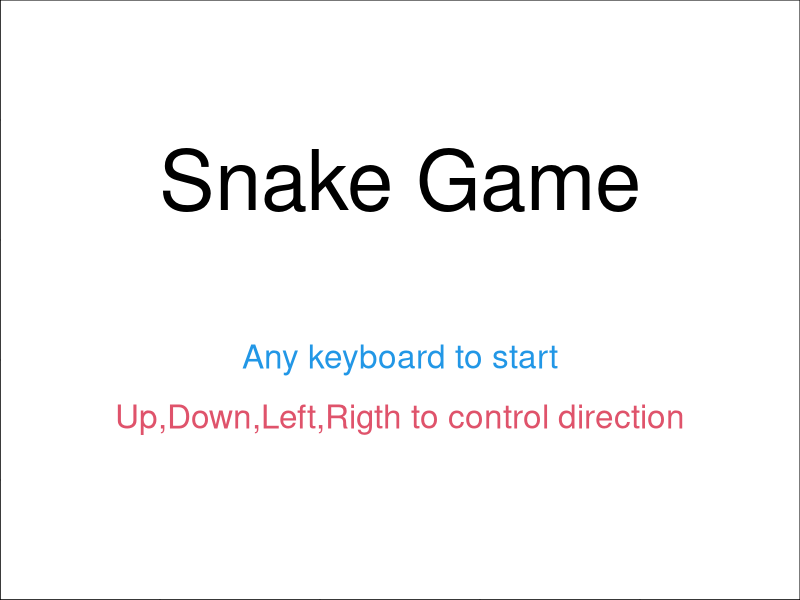

R code for this plot:
## Platform setup
if (.Platform$OS.type == "windows") x11() else x11(type = "Xlib")


## Initialize the environment variable
init<-function(){
  e<<-new.env()
  e$stage<-0 ## Scene
  e$width<-e$height<-20  ## Grid segmentation
  e$step<-1/e$width ## Distance moved per unit time
  e$m<-matrix(rep(0,e$width*e$height),nrow=e$width)  ## Dot-matrix
  e$dir<-e$lastd<-'up' ## Direction of movement
  e$head<-c(2,2) ## Start position
  e$lastx<-e$lasty<-2 ## Initialize the head of the snake
  e$tail<-data.frame(x=c(),y=c()) ## Initialize the tail of the snake
  
  e$col_furit<-2 ## Fruit color
  e$col_head<-4 ## Snake head color
  e$col_tail<-8 ## Snake tail color
  e$col_path<-0 ## path color
}


## Get the index value of the matrix
index<-function(col) which(e$m==col)

## Being in the game
stage1<-function(){
  e$stage<-1
  
  ## Randomized fruit position
  furit<-function(){
    if(length(index(e$col_furit))<=0){ ## Nonexistent position
      idx<-sample(index(e$col_path),1)
      
      fx<-ifelse(idx%%e$width==0,10,idx%%e$width)
      fy<-ceiling(idx/e$height)
      e$m[fx,fy]<-e$col_furit
      
      print(paste("furit idx",idx))
      print(paste("furit axis:",fx,fy))
    }
  }
  
  
  ## Check the failure
  fail<-function(){
    ## Head out of ledge
    if(length(which(e$head<1))>0 | length(which(e$head>e$width))>0){
      print("game over: Out of ledge.")
      keydown('q')
      return(TRUE)
    }
    
    ## Head eats tail
    if(e$m[e$head[1],e$head[2]]==e$col_tail){
      print("game over: head eats tail")
      keydown('q')
      return(TRUE)
    }
    
    return(FALSE)
  }
  
  
  ## Snake head
  head<-function(){
    e$lastx<-e$head[1]
    e$lasty<-e$head[2]
    
    ## Direction operator
    if(e$dir=='up') e$head[2]<-e$head[2]+1
    if(e$dir=='down') e$head[2]<-e$head[2]-1
    if(e$dir=='left') e$head[1]<-e$head[1]-1
    if(e$dir=='right') e$head[1]<-e$head[1]+1
    
  }
  
  ## Snake body
  body<-function(){
    e$m[e$lastx,e$lasty]<-0
    e$m[e$head[1],e$head[2]]<-e$col_head ## Snake
    if(length(index(e$col_furit))<=0){ ## Nonexistent position
      e$tail<-rbind(e$tail,data.frame(x=e$lastx,y=e$lasty))
    }
    
    if(nrow(e$tail)>0) { ## If snake has tail
      e$tail<-rbind(e$tail,data.frame(x=e$lastx,y=e$lasty))
      e$m[e$tail[1,]$x,e$tail[1,]$y]<-e$col_path
      e$tail<-e$tail[-1,]
      e$m[e$lastx,e$lasty]<-e$col_tail
    }
    
    print(paste("snake idx",index(e$col_head)))
    print(paste("snake axis:",e$head[1],e$head[2]))
  }
  
  ## The canvas background
  drawTable<-function(){
    plot(0,0,xlim=c(0,1),ylim=c(0,1),type='n',xaxs="i", yaxs="i")
  }
  
  ## Fill in the data according to the matrix
  drawMatrix<-function(){
    idx<-which(e$m>0)
    px<- (ifelse(idx%%e$width==0,e$width,idx%%e$width)-1)/e$width+e$step/2
    py<- (ceiling(idx/e$height)-1)/e$height+e$step/2
    pxy<-data.frame(x=px,y=py,col=e$m[idx])
    points(pxy$x,pxy$y,col=pxy$col,pch=15,cex=4.4)
  }
  
  furit()
  head()
  if(!fail()){
    body()
    drawTable()
    drawMatrix()  
  }
}


## Startup screen
stage0<-function(){
  e$stage<-0
  plot(0,0,xlim=c(0,1),ylim=c(0,1),type='n',xaxs="i", yaxs="i")
  text(0.5,0.7,label="Snake Game",cex=5)
  text(0.5,0.4,label="Any keyboard to start",cex=2,col=4)
  text(0.5,0.3,label="Up,Down,Left,Rigth to control direction",cex=2,col=2)
}

## Get result
stage2<-function(){
  e$stage<-2
  plot(0,0,xlim=c(0,1),ylim=c(0,1),type='n',xaxs="i", yaxs="i")
  text(0.5,0.7,label="Game Over",cex=5)
  text(0.5,0.4,label="Space to restart, q to quit.",cex=2,col=4)
  text(0.5,0.3,label=paste("Congratulations! You have eat",nrow(e$tail),"fruits!"),cex=2,col=2)
}

## Keyboards events
keydown<-function(K){
  print(paste("keydown:",K,",stage:",e$stage));
  
  if(e$stage==0){ ## Startup screen
    init()
    stage1()
    return(NULL)
  }  
  
  if(e$stage==2){ ## Get result
    if(K=="q") q()
    else if(K==' ') stage0()  
    return(NULL)
  } 
  
  if(e$stage==1){ ## Being in the game
    if(K == "q") {
      stage2()
    } else {
      if(tolower(K) %in% c("up","down","left","right")){
        e$lastd<-e$dir
        e$dir<-tolower(K)
        stage1()  
      }
    }
  }
  return(NULL)
}

#######################################
# Snake function
#######################################  

Snake<-function(){
  par(mai=rep(0,4),oma=rep(0,4)) ## Set the global canvas without edge
  e<<-new.env() ## Encapsulate variables
  stage0() ## Startup screen
  
  getGraphicsEvent(prompt="Snake Game",onKeybd=keydown) ## Keyboards events registration
}

Snake()




